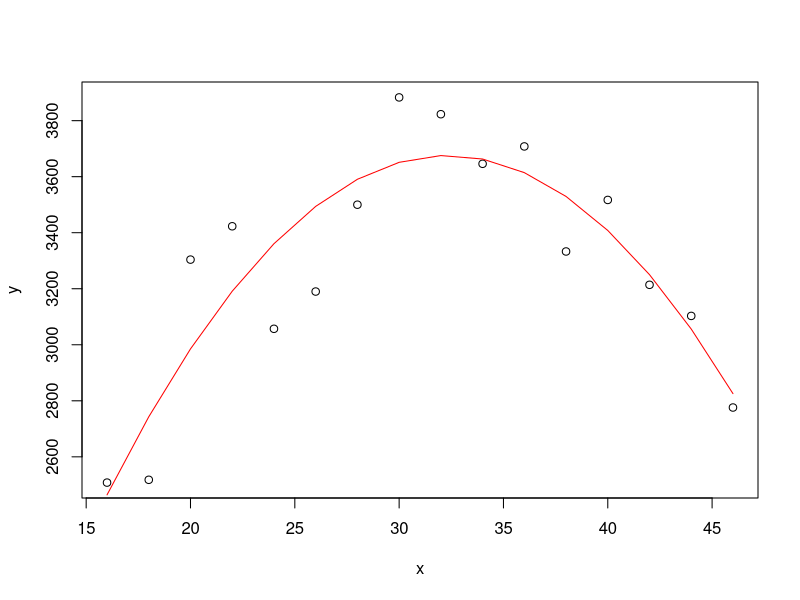
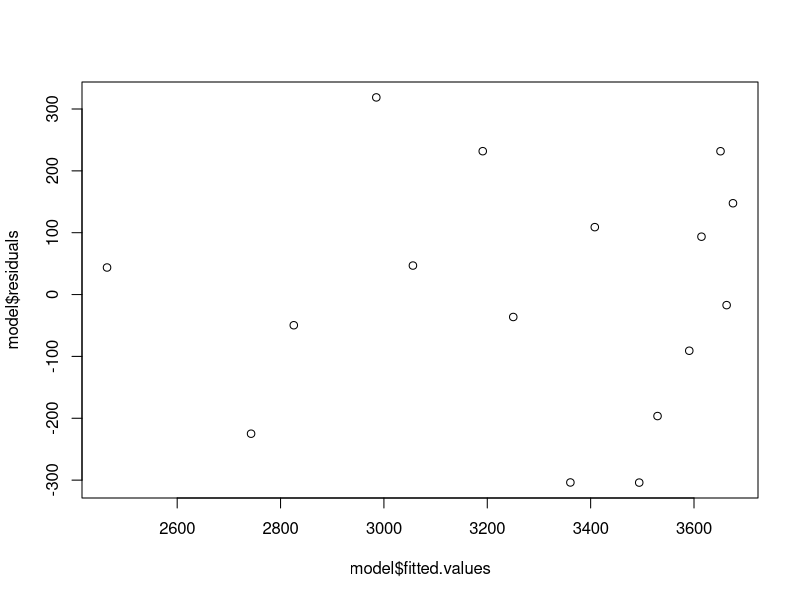
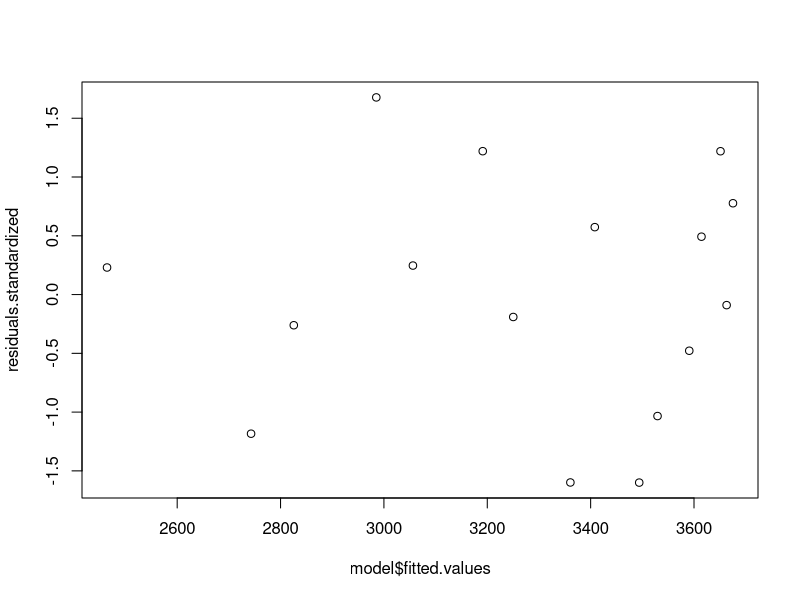
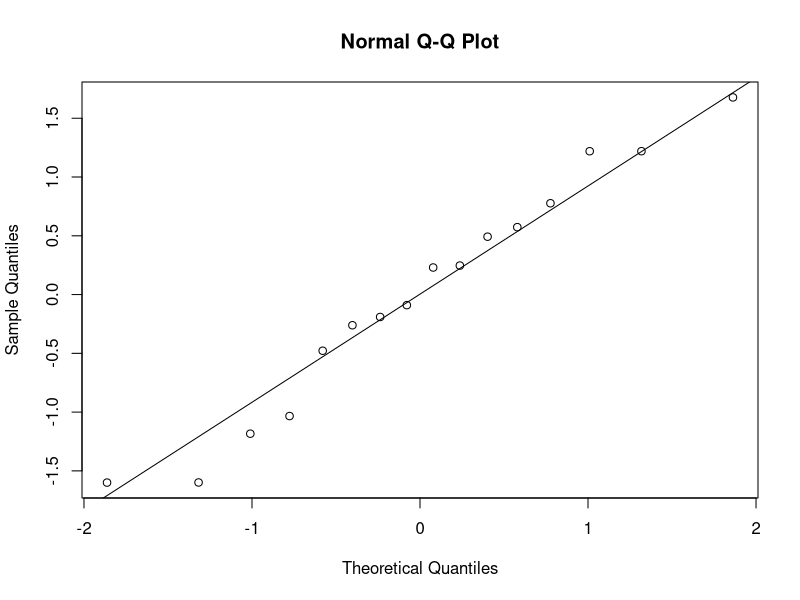
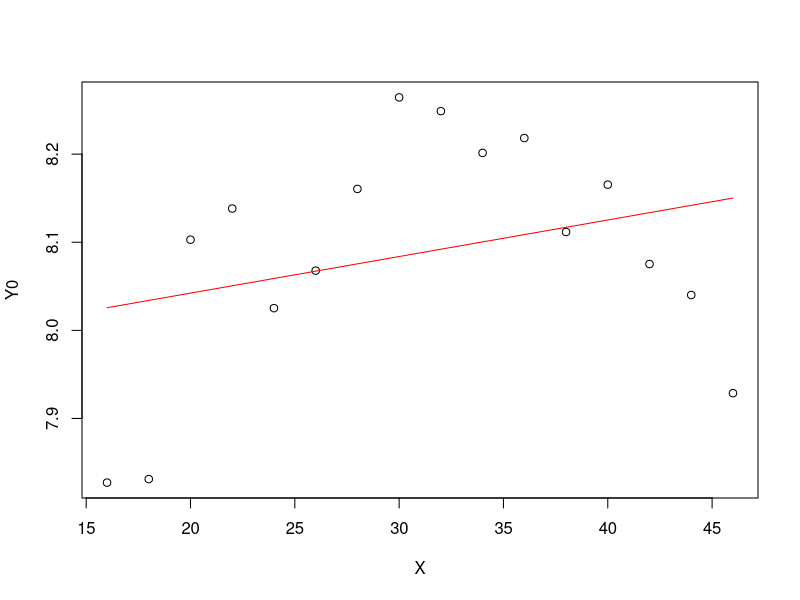
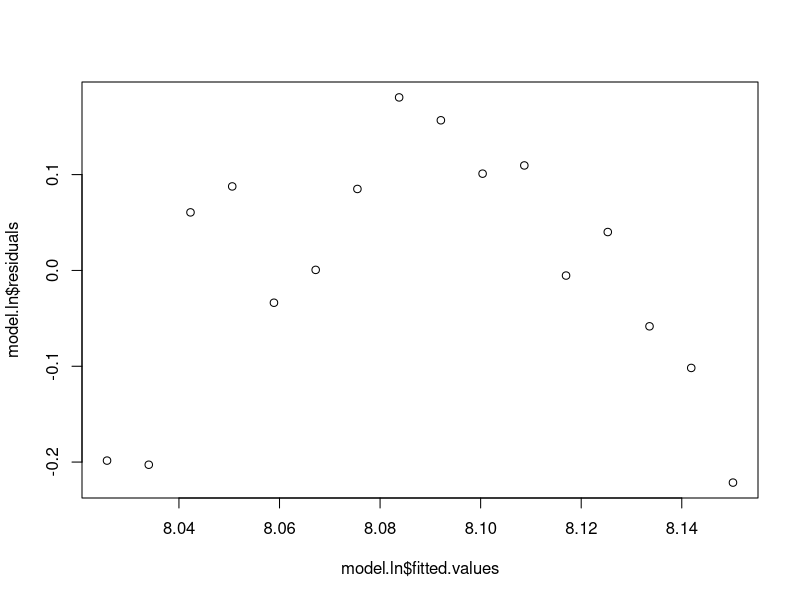
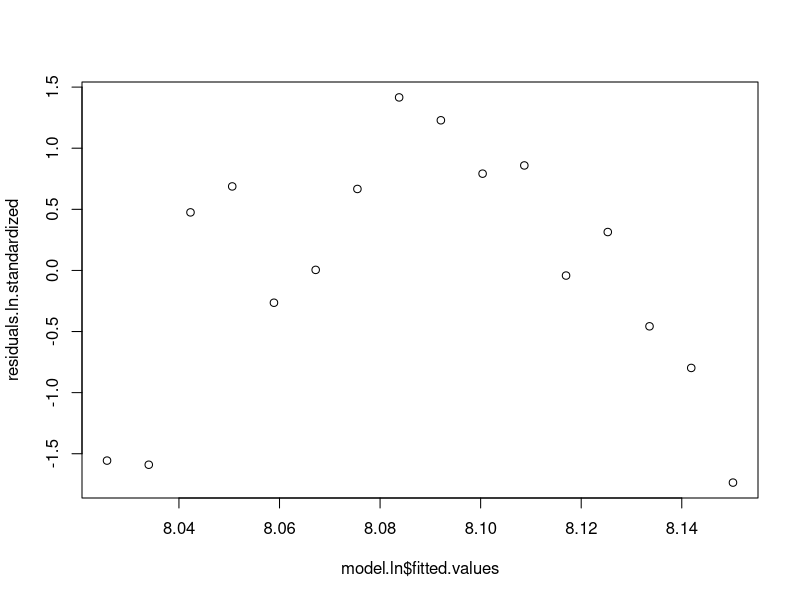
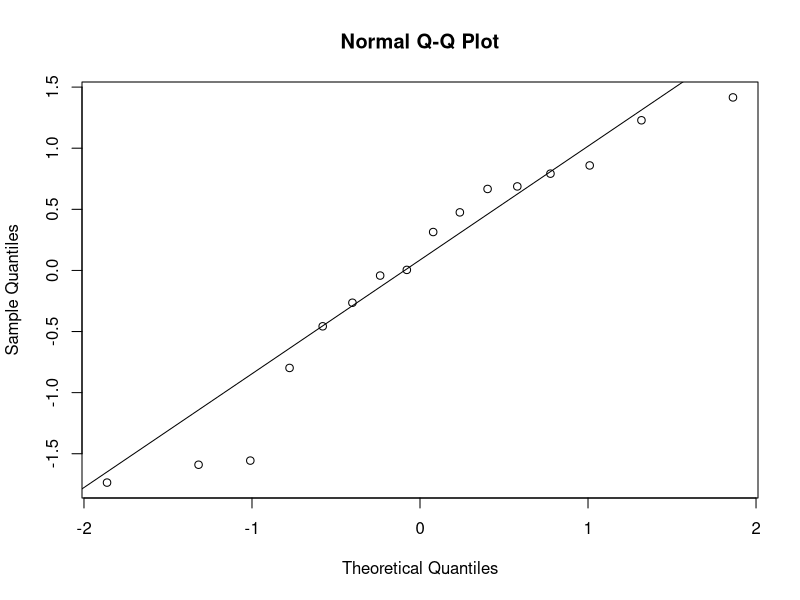

These charts were generated, in order, by the following R code:
# --------------------- a) ---------------------

# učitavanje podataka
B.data <- read.table("zad55r.dat", header = TRUE, sep = " ")
B.data <- data.frame(B.data)

# dijagram raspršenja
plot(B.data)

# --------------------- b) ---------------------

# kvadratični model
X <- B.data$x
Y <- B.data$y
X.squared <- X^2

model <- lm(Y ~ X + X.squared) # Y = beta0 + X * beta1 + X^2 * beta2 + epsilon
summary(model) # Bdjusted R-squared == R^2 ?

lines(X, model$fitted.values, col="red") # crtanje modela

# TODO testiranje hipoteze beta2=0 uz dvostranu alternativu

# --------------------- c) ---------------------

# graf reziduala i standardiziranih reziduala
plot(model$fitted.values, model$residuals)
residuals.standardized <- scale(model$residuals)
plot(model$fitted.values, residuals.standardized)

# provjera normalnosti
# grafički: QQ plot
qqnorm(residuals.standardized)
qqline(residuals.standardized)

# TODO Kolmogorov-Smirnov test

# --------------------- d) --------------------- 

# transformacija podataka
Y0 <- log(Y)
plot(X, Y0)
model.ln <- lm(Y0 ~ X) # Y0 = beta0 + X * beta1 + epsilon
lines(X, model.ln$fitted.values, col="red") # crtanje modela

# graf reziduala i standardiziranih reziduala
plot(model.ln$fitted.values, model.ln$residuals)
residuals.ln.standardized <- scale(model.ln$residuals)
plot(model.ln$fitted.values, residuals.ln.standardized)

# provjera normalnosti
# grafički: QQ plot
qqnorm(residuals.ln.standardized)
qqline(residuals.ln.standardized)

# TODO Kolmogorov-Smirnov test

# --------------------- e) ---------------------
# TODO

# --------------------- f) ---------------------
# TODO
